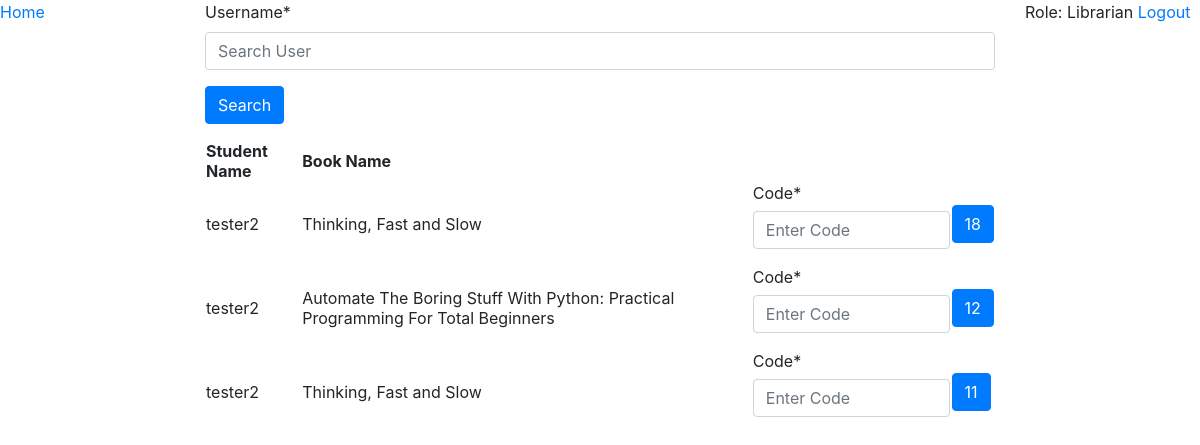
Page /librarian/ (signed in) on the earlier database version.
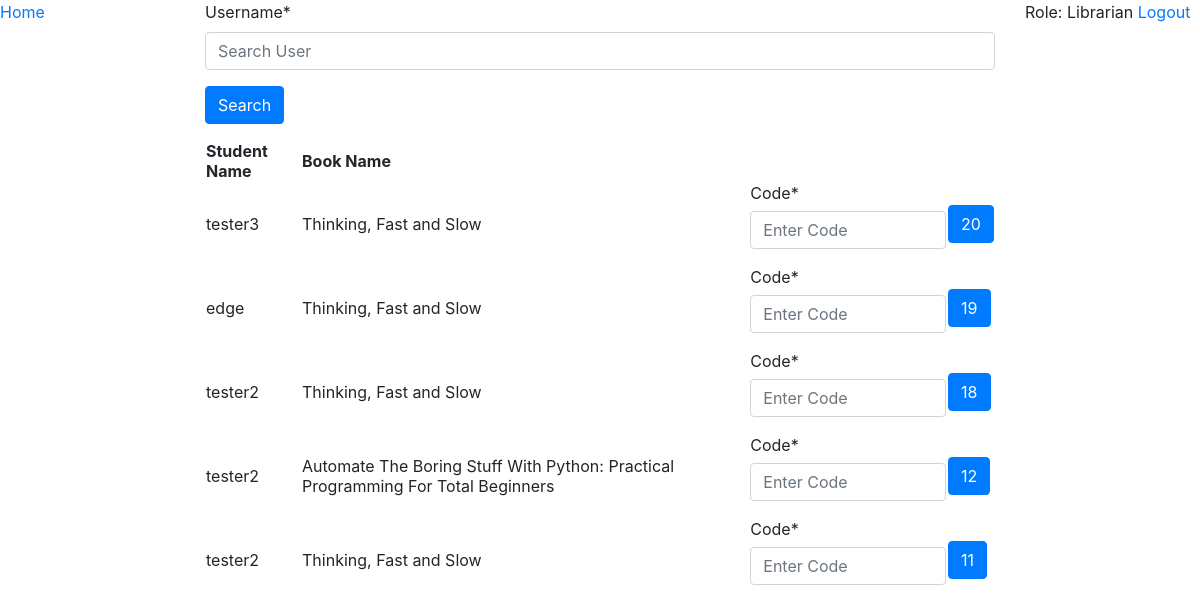
Same page on the later database version.
### book_issue/models.py (models this page shows, shortened)
class TimeStampModel(models.Model):
    created = models.DateTimeField(auto_now_add=True)
    class Meta:
        abstract = True

class BookIssueCode(TimeStampModel):
    user = models.ForeignKey(User, on_delete=models.CASCADE, related_name='user')
    book = models.ForeignKey('books.Book', on_delete=models.CASCADE, related_name='book')
    code = models.CharField(max_length=6)
    class Meta:
        permissions = (
            ("can_enter_code_to_issue_book", "can enter code to issue book"),
        )

### books/models.py (models this page shows, shortened)
class Book(models.Model):
    title = models.CharField(max_length=100)
    author_name = models.CharField(max_length=50)
    publisher_name = models.CharField(max_length=50, blank=True)
    pages = models.PositiveIntegerField(blank=True, null=True)
    pub_year = models.PositiveIntegerField()
    books_available = models.IntegerField()

### librarian/views.py (the view, shortened to what this page needs)
# urls.py: 2. Add a URL to urlpatterns:  path('', views.home, name='home')
@permission_required('book_issue.add_bookissuecode')
def home(request):
    book_issue_requests = BookIssueCode.objects.all().order_by('-created')
    search_form = SearchForm(request.GET or None)
    book_issue_code_form = BookIssueCodeForm()
    if search_form.is_valid():
        q = search_form.cleaned_data['username']
        return HttpResponseRedirect(reverse('librarian:search_result', kwargs={'q': q}))
    context = {'book_issue_requests': book_issue_requests, 'book_issue_code_form': book_issue_code_form,
               'search_form': search_form}
    return render(request, 'librarian/home.html', context)

### librarian/forms.py
class BookIssueCodeForm(forms.Form):
    code = forms.CharField(max_length=6, widget=forms.TextInput({'placeholder': 'Enter Code'}))

class SearchForm(forms.Form):
    username = forms.CharField(max_length=30, widget=forms.TextInput({'placeholder': 'Search User'}))

### librarian/templates/librarian/home.html (shortened to what this page needs)
{%extends 'librarian/base.html'%}
{%load crispy_forms_tags %}
{%block content%}
    <form method="get" action="{%url 'librarian:search' %}">
        {{search_form|crispy}}
        <input name="search" value="Search" class="btn btn-primary" type="submit">
    </form>
    <table>
        <tr>
            <th>Student Name</th>
            <th>Book Name</th>
        </tr>
        {%for book_issue_request in book_issue_requests%}
            <tr>
                <td>{{book_issue_request.user.username}}</td>
                <td>{{book_issue_request.book.title}}</td>
                <form method="post" action="{%url 'librarian:home'%}" class="form-inline">
                    <td>
                        {{book_issue_code_form|crispy}}
                    </td>
                    <td>
                        <input type="submit" name="check_code" value="{{book_issue_request.pk}}"
                               class="btn btn-primary" >
                    </td>
                </form>
            </tr>
        {%endfor%}
    </table>
{%endblock%}

Differences in the rows shown:
added BookIssueCode: user.username "tester3", book "Thinking, Fast and Slow", check_code "20"
added BookIssueCode: user.username "edge", book "Thinking, Fast and Slow", check_code "19"
